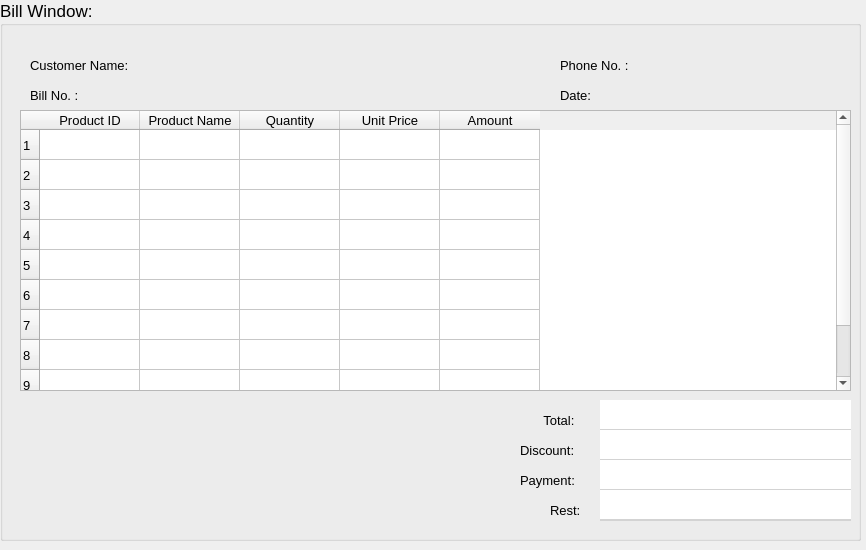
<?xml version="1.0" encoding="UTF-8"?>
<ui version="4.0">
 <class>MainWindow</class>
 <widget class="QMainWindow" name="MainWindow">
  <property name="geometry">
   <rect>
    <x>0</x>
    <y>0</y>
    <width>866</width>
    <height>550</height>
   </rect>
  </property>
  <property name="windowTitle">
   <string>Bill</string>
  </property>
  <property name="windowIcon">
   <iconset>
    <normaloff>billingsystem.png</normaloff>billingsystem.png</iconset>
  </property>
  <property name="styleSheet">
   <string notr="true"/>
  </property>
  <widget class="QWidget" name="centralwidget">
   <widget class="QLabel" name="label_7">
    <property name="geometry">
     <rect>
      <x>80</x>
      <y>50</y>
      <width>21</width>
      <height>21</height>
     </rect>
    </property>
    <property name="text">
     <string/>
    </property>
    <property name="pixmap">
     <pixmap>C:/Users/Phuong Nhi/Downloads/account.png</pixmap>
    </property>
    <property name="scaledContents">
     <bool>true</bool>
    </property>
   </widget>
   <widget class="QLabel" name="timelabel">
    <property name="geometry">
     <rect>
      <x>1280</x>
      <y>60</y>
      <width>191</width>
      <height>21</height>
     </rect>
    </property>
    <property name="font">
     <font>
      <pointsize>10</pointsize>
      <italic>true</italic>
     </font>
    </property>
    <property name="styleSheet">
     <string notr="true">color: rgb(72, 72, 72);
</string>
    </property>
    <property name="text">
     <string/>
    </property>
   </widget>
   <widget class="QGroupBox" name="groupBoxBillWindow">
    <property name="geometry">
     <rect>
      <x>0</x>
      <y>0</y>
      <width>861</width>
      <height>541</height>
     </rect>
    </property>
    <property name="font">
     <font>
      <pointsize>13</pointsize>
     </font>
    </property>
    <property name="title">
     <string>Bill Window: </string>
    </property>
    <widget class="QLabel" name="label_13">
     <property name="geometry">
      <rect>
       <x>30</x>
       <y>50</y>
       <width>131</width>
       <height>31</height>
      </rect>
     </property>
     <property name="font">
      <font>
       <pointsize>10</pointsize>
      </font>
     </property>
     <property name="text">
      <string>Customer Name:</string>
     </property>
    </widget>
    <widget class="QLabel" name="label_14">
     <property name="geometry">
      <rect>
       <x>30</x>
       <y>80</y>
       <width>71</width>
       <height>31</height>
      </rect>
     </property>
     <property name="font">
      <font>
       <pointsize>10</pointsize>
      </font>
     </property>
     <property name="text">
      <string>Bill No. :</string>
     </property>
    </widget>
    <widget class="QLabel" name="label_15">
     <property name="geometry">
      <rect>
       <x>560</x>
       <y>50</y>
       <width>91</width>
       <height>31</height>
      </rect>
     </property>
     <property name="font">
      <font>
       <pointsize>10</pointsize>
      </font>
     </property>
     <property name="text">
      <string>Phone No. :</string>
     </property>
    </widget>
    <widget class="QLabel" name="label_16">
     <property name="geometry">
      <rect>
       <x>560</x>
       <y>80</y>
       <width>61</width>
       <height>31</height>
      </rect>
     </property>
     <property name="font">
      <font>
       <pointsize>10</pointsize>
      </font>
     </property>
     <property name="text">
      <string>Date: </string>
     </property>
    </widget>
    <widget class="QLabel" name="labelCustomerName">
     <property name="geometry">
      <rect>
       <x>170</x>
       <y>50</y>
       <width>331</width>
       <height>31</height>
      </rect>
     </property>
     <property name="font">
      <font>
       <pointsize>10</pointsize>
      </font>
     </property>
     <property name="styleSheet">
      <string notr="true">color: rgb(72, 72, 72);
</string>
     </property>
     <property name="text">
      <string/>
     </property>
    </widget>
    <widget class="QLabel" name="labelBillNo">
     <property name="geometry">
      <rect>
       <x>110</x>
       <y>80</y>
       <width>391</width>
       <height>31</height>
      </rect>
     </property>
     <property name="font">
      <font>
       <pointsize>10</pointsize>
      </font>
     </property>
     <property name="styleSheet">
      <string notr="true">color: rgb(72, 72, 72);
</string>
     </property>
     <property name="text">
      <string/>
     </property>
    </widget>
    <widget class="QLabel" name="labelDate">
     <property name="geometry">
      <rect>
       <x>620</x>
       <y>80</y>
       <width>211</width>
       <height>31</height>
      </rect>
     </property>
     <property name="font">
      <font>
       <pointsize>10</pointsize>
      </font>
     </property>
     <property name="styleSheet">
      <string notr="true">color: rgb(72, 72, 72);
</string>
     </property>
     <property name="text">
      <string/>
     </property>
    </widget>
    <widget class="QLabel" name="labelPhone">
     <property name="geometry">
      <rect>
       <x>660</x>
       <y>50</y>
       <width>171</width>
       <height>31</height>
      </rect>
     </property>
     <property name="font">
      <font>
       <pointsize>10</pointsize>
      </font>
     </property>
     <property name="styleSheet">
      <string notr="true">color: rgb(72, 72, 72);
</string>
     </property>
     <property name="text">
      <string/>
     </property>
    </widget>
    <widget class="QTableWidget" name="tableWidget">
     <property name="geometry">
      <rect>
       <x>20</x>
       <y>110</y>
       <width>831</width>
       <height>281</height>
      </rect>
     </property>
     <property name="font">
      <font>
       <pointsize>10</pointsize>
      </font>
     </property>
     <row>
      <property name="text">
       <string>1</string>
      </property>
     </row>
     <row>
      <property name="text">
       <string>2</string>
      </property>
     </row>
     <row>
      <property name="text">
       <string>3</string>
      </property>
     </row>
     <row>
      <property name="text">
       <string>4</string>
      </property>
     </row>
     <row>
      <property name="text">
       <string>5</string>
      </property>
     </row>
     <row>
      <property name="text">
       <string>6</string>
      </property>
     </row>
     <row>
      <property name="text">
       <string>7</string>
      </property>
     </row>
     <row>
      <property name="text">
       <string>8</string>
      </property>
     </row>
     <row>
      <property name="text">
       <string>9</string>
      </property>
     </row>
     <row>
      <property name="text">
       <string>10</string>
      </property>
     </row>
     <column>
      <property name="text">
       <string>Product ID</string>
      </property>
     </column>
     <column>
      <property name="text">
       <string>Product Name</string>
      </property>
     </column>
     <column>
      <property name="text">
       <string>Quantity</string>
      </property>
     </column>
     <column>
      <property name="text">
       <string>Unit Price</string>
      </property>
     </column>
     <column>
      <property name="text">
       <string>Amount</string>
      </property>
     </column>
     <item row="0" column="0">
      <property name="textAlignment">
       <set>AlignLeading|AlignVCenter</set>
      </property>
     </item>
     <item row="1" column="0">
      <property name="textAlignment">
       <set>AlignLeading|AlignVCenter</set>
      </property>
     </item>
    </widget>
    <widget class="QLabel" name="label_17">
     <property name="geometry">
      <rect>
       <x>540</x>
       <y>410</y>
       <width>61</width>
       <height>21</height>
      </rect>
     </property>
     <property name="font">
      <font>
       <pointsize>10</pointsize>
      </font>
     </property>
     <property name="text">
      <string> Total:</string>
     </property>
    </widget>
    <widget class="QLabel" name="label_18">
     <property name="geometry">
      <rect>
       <x>520</x>
       <y>470</y>
       <width>131</width>
       <height>21</height>
      </rect>
     </property>
     <property name="font">
      <font>
       <pointsize>10</pointsize>
      </font>
     </property>
     <property name="text">
      <string>Payment:</string>
     </property>
    </widget>
    <widget class="QLabel" name="label_19">
     <property name="geometry">
      <rect>
       <x>520</x>
       <y>440</y>
       <width>141</width>
       <height>21</height>
      </rect>
     </property>
     <property name="font">
      <font>
       <pointsize>10</pointsize>
      </font>
     </property>
     <property name="text">
      <string>Discount:</string>
     </property>
    </widget>
    <widget class="QLabel" name="label_20">
     <property name="geometry">
      <rect>
       <x>550</x>
       <y>500</y>
       <width>131</width>
       <height>21</height>
      </rect>
     </property>
     <property name="font">
      <font>
       <pointsize>10</pointsize>
      </font>
     </property>
     <property name="text">
      <string>Rest:</string>
     </property>
    </widget>
    <widget class="QLineEdit" name="lineEditTotal">
     <property name="geometry">
      <rect>
       <x>600</x>
       <y>400</y>
       <width>251</width>
       <height>31</height>
      </rect>
     </property>
     <property name="font">
      <font>
       <pointsize>10</pointsize>
       <weight>75</weight>
       <italic>false</italic>
       <bold>true</bold>
      </font>
     </property>
     <property name="styleSheet">
      <string notr="true">border: none;
border-bottom: 2px solid grey; /* Điều chỉnh độ dày và màu của viền dưới */
border-color: rgb(211, 211, 211);
padding: 5px;
color: rgb(247, 79, 164);</string>
     </property>
     <property name="text">
      <string/>
     </property>
     <property name="alignment">
      <set>Qt::AlignRight|Qt::AlignTrailing|Qt::AlignVCenter</set>
     </property>
     <property name="placeholderText">
      <string/>
     </property>
    </widget>
    <widget class="QLineEdit" name="lineEditDiscount">
     <property name="geometry">
      <rect>
       <x>600</x>
       <y>430</y>
       <width>251</width>
       <height>31</height>
      </rect>
     </property>
     <property name="font">
      <font>
       <pointsize>10</pointsize>
       <weight>75</weight>
       <italic>false</italic>
       <bold>true</bold>
      </font>
     </property>
     <property name="styleSheet">
      <string notr="true">border: none;
border-bottom: 2px solid grey; /* Điều chỉnh độ dày và màu của viền dưới */
border-color: rgb(211, 211, 211);
padding: 5px;
color: rgb(247, 79, 164);</string>
     </property>
     <property name="text">
      <string/>
     </property>
     <property name="alignment">
      <set>Qt::AlignRight|Qt::AlignTrailing|Qt::AlignVCenter</set>
     </property>
     <property name="placeholderText">
      <string/>
     </property>
    </widget>
    <widget class="QLineEdit" name="lineEditPayment">
     <property name="geometry">
      <rect>
       <x>600</x>
       <y>460</y>
       <width>251</width>
       <height>31</height>
      </rect>
     </property>
     <property name="font">
      <font>
       <pointsize>10</pointsize>
       <weight>75</weight>
       <italic>false</italic>
       <bold>true</bold>
      </font>
     </property>
     <property name="styleSheet">
      <string notr="true">border: none;
border-bottom: 2px solid grey; /* Điều chỉnh độ dày và màu của viền dưới */
border-color: rgb(211, 211, 211);
padding: 5px;
color: rgb(247, 79, 164);</string>
     </property>
     <property name="text">
      <string/>
     </property>
     <property name="alignment">
      <set>Qt::AlignRight|Qt::AlignTrailing|Qt::AlignVCenter</set>
     </property>
     <property name="placeholderText">
      <string/>
     </property>
    </widget>
    <widget class="QLineEdit" name="lineEditRest">
     <property name="geometry">
      <rect>
       <x>600</x>
       <y>490</y>
       <width>251</width>
       <height>31</height>
      </rect>
     </property>
     <property name="font">
      <font>
       <pointsize>10</pointsize>
       <weight>75</weight>
       <italic>false</italic>
       <bold>true</bold>
      </font>
     </property>
     <property name="styleSheet">
      <string notr="true">border: none;
border-bottom: 2px solid grey; /* Điều chỉnh độ dày và màu của viền dưới */
border-color: rgb(211, 211, 211);
padding: 5px;
color: rgb(247, 79, 164);</string>
     </property>
     <property name="text">
      <string/>
     </property>
     <property name="alignment">
      <set>Qt::AlignRight|Qt::AlignTrailing|Qt::AlignVCenter</set>
     </property>
     <property name="placeholderText">
      <string/>
     </property>
    </widget>
   </widget>
  </widget>
 </widget>
 <resources/>
 <connections/>
</ui>
